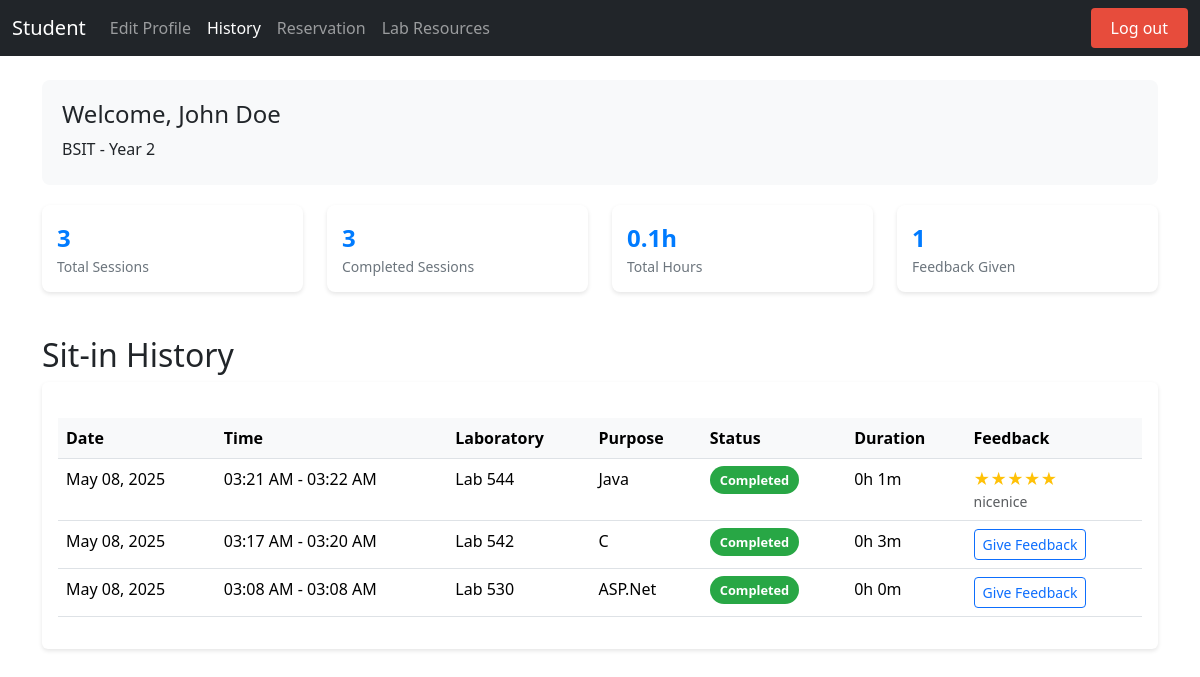
Page /history.php (signed in) on the earlier database version.
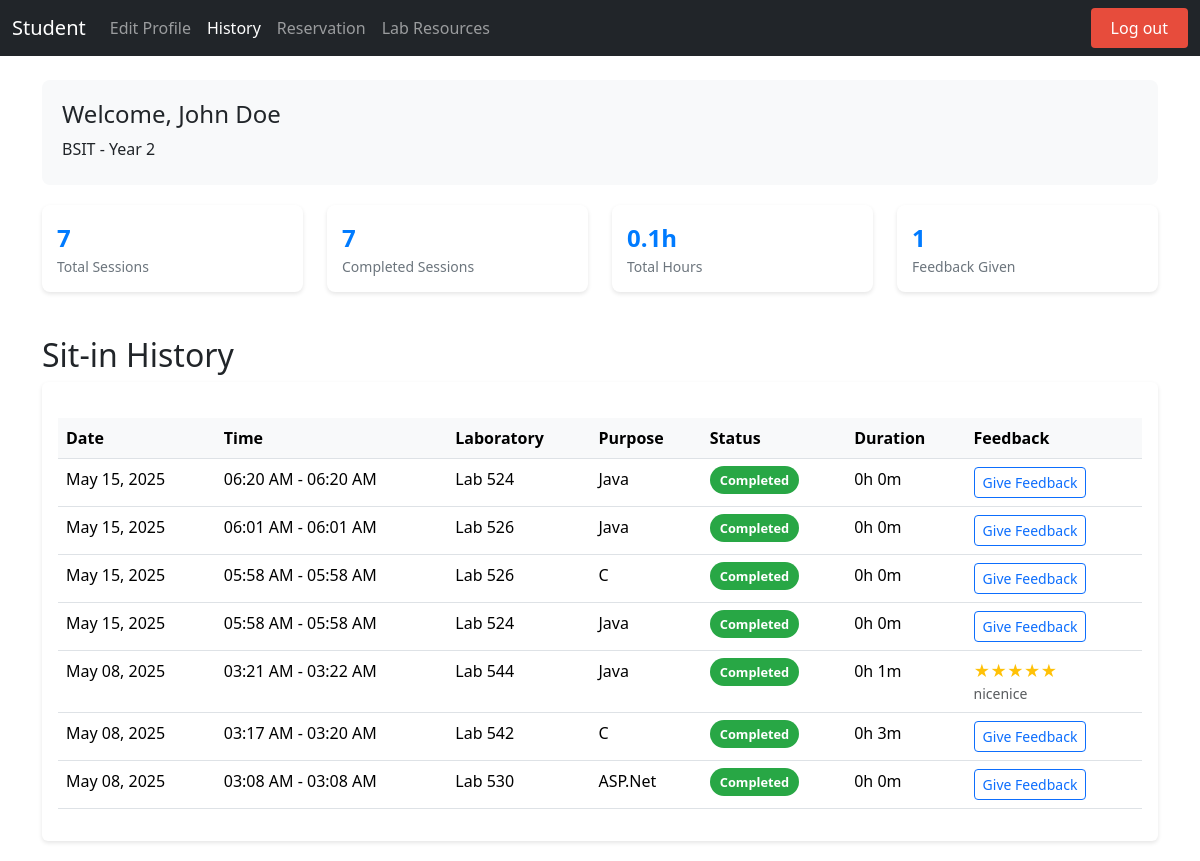
Same page on the later database version.
### tables this page shows
CREATE TABLE `feedback` (
  `ID` int(11) NOT NULL,
  `SITIN_RECORD_ID` int(11) NOT NULL,
  `STUDENT_ID` varchar(50) NOT NULL,
  `RATING` int(1) NOT NULL,
  `COMMENT` text DEFAULT NULL,
  `CREATED_AT` timestamp NOT NULL DEFAULT current_timestamp()
);

CREATE TABLE `sitin_records` (
  `ID` int(11) NOT NULL,
  `IDNO` int(11) NOT NULL,
  `PURPOSE` varchar(255) NOT NULL,
  `LABORATORY` varchar(30) NOT NULL,
  `TIME_IN` datetime NOT NULL,
  `TIME_OUT` datetime DEFAULT NULL
);

### history.php (the view, shortened to what the changed rows need)
<?php
require_once 'connect.php';
$sql = "SELECT sr.*, f.RATING, f.COMMENT
        FROM sitin_records sr
        LEFT JOIN feedback f ON sr.ID = f.SITIN_RECORD_ID
        WHERE sr.IDNO = ?
        ORDER BY sr.TIME_IN DESC";
$stmt = $conn->prepare($sql);
$stmt->bind_param("s", $_SESSION['IDNO']);
$stmt->execute();
$result = $stmt->get_result();
?>
<!DOCTYPE html>
<html lang="en">
<head>
    <link href="https://cdn.jsdelivr.net/npm/bootstrap@5.3.3/dist/css/bootstrap.min.css" rel="stylesheet">
    <link rel="stylesheet" href="https://cdnjs.cloudflare.com/ajax/libs/font-awesome/6.0.0/css/all.min.css">
</head>
<body>
    <div class="container mt-4">
        <div class="row mb-4">
            <?php
            $total_sessions = 0;
            $completed_sessions = 0;
            $result->data_seek(0);
            while ($row = $result->fetch_assoc()) {
                $total_sessions++;
                if ($row['TIME_OUT']) {
                    $completed_sessions++;
                }
            }
            $result->data_seek(0);
            ?>
            <div class="col-md-3">
                <div class="stats-card">
                    <div class="stats-number"><?php echo $total_sessions; ?></div>
                    <div class="stats-label">Total Sessions</div>
                </div>
            </div>
            <div class="col-md-3">
                <div class="stats-card">
                    <div class="stats-number"><?php echo $completed_sessions; ?></div>
                    <div class="stats-label">Completed Sessions</div>
                </div>
            </div>
        </div>
        <h2>Sit-in History</h2>
        <div class="card history-card">
            <div class="card-body">
                <div class="table-responsive">
                    <table class="table table-hover">
                        <thead>
                            <tr>
                                <th>Date</th>
                                <th>Time</th>
                                <th>Laboratory</th>
                                <th>Purpose</th>
                                <th>Status</th>
                                <th>Duration</th>
                                <th>Feedback</th>
                            </tr>
                        </thead>
                        <tbody>
                            <?php while ($row = $result->fetch_assoc()): ?>
                                <tr>
                                    <td><?php echo date('M d, Y', strtotime($row['TIME_IN'])); ?></td>
                                    <td>
                                        <?php
                                        echo date('h:i A', strtotime($row['TIME_IN']));
                                        if ($row['TIME_OUT']) {
                                            echo ' - ' . date('h:i A', strtotime($row['TIME_OUT']));
                                        }
                                        ?>
                                    </td>
                                    <td>Lab <?php echo htmlspecialchars($row['LABORATORY']); ?></td>
                                    <td><?php echo htmlspecialchars($row['PURPOSE']); ?></td>
                                    <td>
                                        <?php if ($row['TIME_OUT']): ?>
                                            <span class="status-badge status-completed">Completed</span>
                                        <?php else: ?>
                                            <span class="status-badge status-ongoing">Ongoing</span>
                                        <?php endif; ?>
                                    </td>
                                    <td>
                                        <?php
                                        if ($row['TIME_OUT']) {
                                            $duration = strtotime($row['TIME_OUT']) - strtotime($row['TIME_IN']);
                                            $hours = floor($duration / 3600);
                                            $minutes = floor(($duration % 3600) / 60);
                                            echo $hours . 'h ' . $minutes . 'm';
                                        } else {
                                            echo '-';
                                        }
                                        ?>
                                    </td>
                                    <td>
                                        <?php if ($row['RATING']): ?>
                                            <div class="rating-stars">
                                                <?php
                                                for ($i = 1; $i <= 5; $i++) {
                                                    echo $i <= $row['RATING'] ? '★' : '☆';
                                                }
                                                ?>
                                            </div>
                                            <?php if ($row['COMMENT']): ?>
                                                <small class="text-muted d-block">
                                                    <?php echo htmlspecialchars(substr($row['COMMENT'], 0, 50)) . (strlen($row['COMMENT']) > 50 ? '...' : ''); ?>
                                                </small>
                                            <?php endif; ?>
                                        <?php elseif ($row['TIME_OUT']): ?>
                                            <a href="feedback.php?sitin_id=<?php echo $row['ID']; ?>" class="btn btn-sm btn-outline-primary">Give Feedback</a>
                                        <?php else: ?>
                                            -
                                        <?php endif; ?>
                                    </td>
                                </tr>
                            <?php endwhile; ?>
                        </tbody>
                    </table>
                </div>
            </div>
        </div>
    </div>
</body>
</html>

Differences in the rows shown:
added sitin_records: TIME_IN "May 15, 2025", TIME_IN "06:20 AM", TIME_OUT "06:20 AM", LABORATORY "524", PURPOSE "Java", shows "Completed", hours "0", minutes "0"
added sitin_records: TIME_IN "May 15, 2025", TIME_IN "06:01 AM", TIME_OUT "06:01 AM", LABORATORY "526", PURPOSE "Java", shows "Completed", hours "0", minutes "0"
added sitin_records: TIME_IN "May 15, 2025", TIME_IN "05:58 AM", TIME_OUT "05:58 AM", LABORATORY "526", PURPOSE "C", shows "Completed", hours "0", minutes "0"
added sitin_records: TIME_IN "May 15, 2025", TIME_IN "05:58 AM", TIME_OUT "05:58 AM", LABORATORY "524", PURPOSE "Java", shows "Completed", hours "0", minutes "0"
Other differences:
$total_sessions: "3" → "7"
$completed_sessions: "3" → "7"
